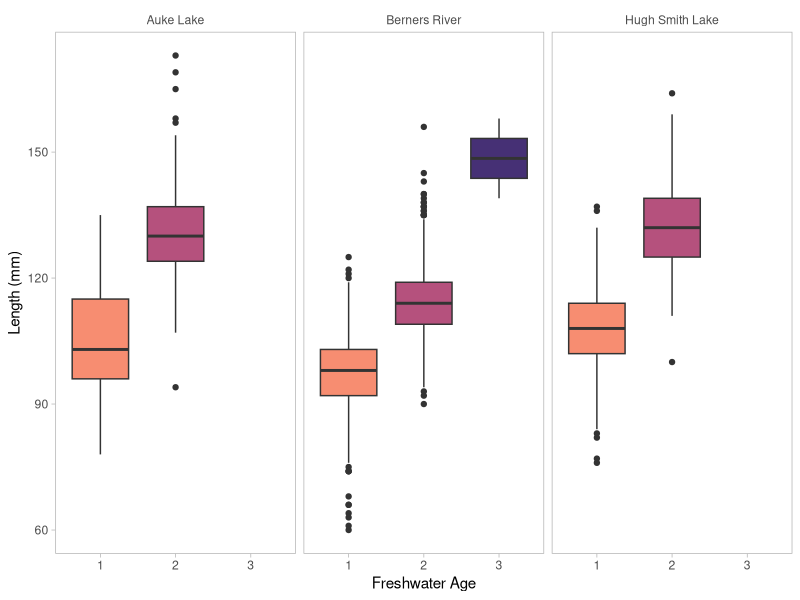

Generate this figure with R:
# GitHub for Fisheries Scientists
# May 25, 2021
# Justin Priest & Sara Miller
# justin.priest@alaska.gov
# sara.miller@alaska.gov




#####      DEMO SCRIPT      ####
# Data are from ADF&G Coho Collections
# Shaul et al. 2019
# Stock Status and Review of Factors Affecting Coho Salmon 
#   Returns and Escapements in Southeast Alaska
# http://www.adfg.alaska.gov/FedAidPDFs/RIR.1J.2019.12.pdf


library(tidyverse)
library(lubridate)
library(ggridges)




agedata <- read_csv("data/ADFG_smoltages_AukeBernersHughSmith.csv") %>%
  mutate(Date = ymd(as.POSIXct(Date, format = "%m/%d/%Y", tz = "US/Alaska")),
         species = "Coho Salmon",
         year = year(Date)) %>%
  rename("location" = "Location",
         "collectiondate" = "Date",
         "fw_age" = "Age",
         "length_mm" = "Length") %>%
  mutate(location = replace(location, location == "AL", "Auke Lake"),
         location = replace(location, location == "BR", "Berners River"),
         location = replace(location, location == "HS", "Hugh Smith Lake")) %>%
  dplyr::select(species, location, year, everything()) # reorder columns

agedata # View data 



### FIGURES

ggplot(agedata, aes(x = as.factor(fw_age), y = length_mm, fill = as.factor(fw_age))) + 
  geom_boxplot() +
  scale_fill_manual(values = c("#F78D71", "#B5517D", "#463075")) +
  labs(x = "Freshwater Age", 
       y = "Length (mm)") +
  facet_wrap(~location) +
  theme_light() +
  theme(
    legend.position = "none",
    panel.grid.major = element_blank(),
    panel.grid.minor = element_blank(),
    strip.background = element_rect(fill = NA, color = NA),
    strip.text.x = element_text(color = "gray30"),
  )
